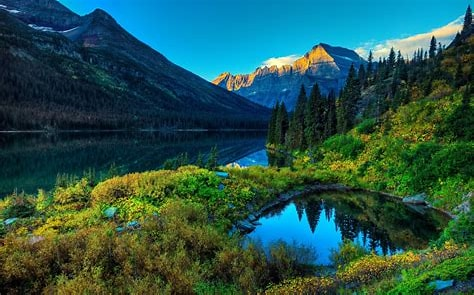
#> input picture image.png, 474 x 295 px, found by its file name
$ python procv.py
#> lines starting #> are read from the running program, lines starting #| are printed output that depends on the picture; after the words box and inside, x2 and y2 are one past the last pixel; in counts of white or black regions, pixels touching at a corner belong together
import cv2

# Read the image
image = cv2.imread(r"C:\Users\aysha\OneDrive\Desktop\Miniproject\image.png")  # Update the path
#> image is the input picture: shape (295, 474, 3); mean B, G, R 76.2, 84, 39
if image is None:
    raise FileNotFoundError("Image not found. Please check the path.")

# Convert the image into grayscale
gray_image = cv2.cvtColor(image, cv2.COLOR_BGR2GRAY)
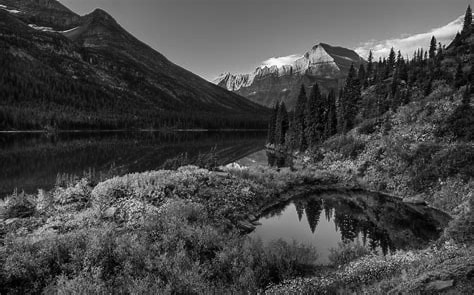
#> gray_image: shape (295, 474); min 0, max 251, mean 69.7

# Convert the grayscale image into a black and white (binary) image
_, bw_image = cv2.threshold(gray_image, 127, 255, cv2.THRESH_BINARY)
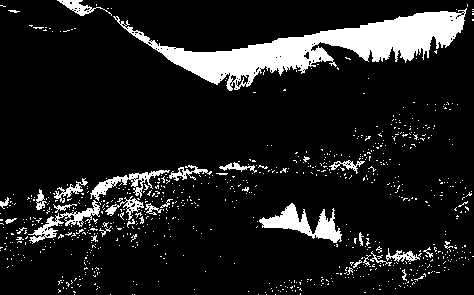
#> bw_image: shape (295, 474); 11.5% white; 814 white regions (782 under 20 px), largest, box (x1, y1, x2, y2) and area: (113, 8, 467, 91) 9129, (259, 203, 342, 243) 1285, (28, 200, 100, 244) 684

# Display the black and white image
cv2.imshow("Black and White Image", bw_image)
cv2.waitKey(0)  # Wait for a key press
cv2.destroyAllWindows()  # Close the window
